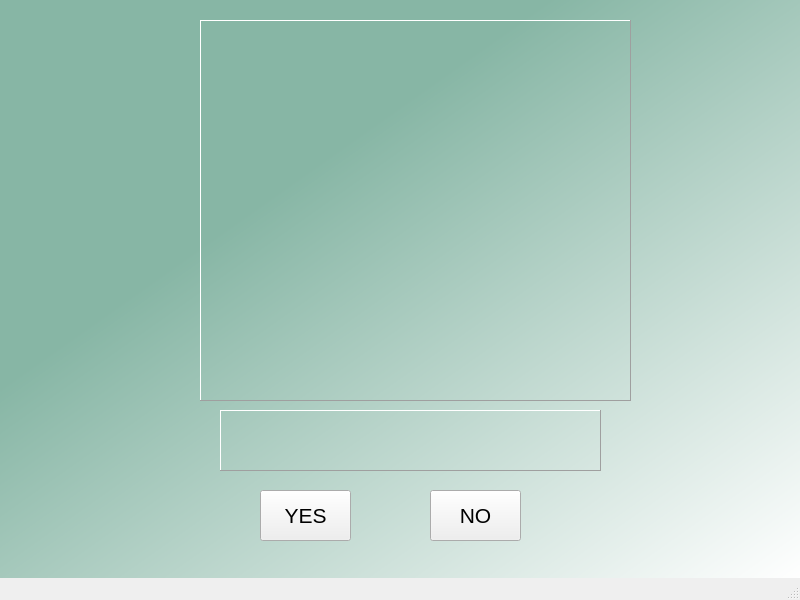
<?xml version="1.0" encoding="UTF-8"?>
<ui version="4.0">
 <class>MainWindow</class>
 <widget class="QMainWindow" name="MainWindow">
  <property name="geometry">
   <rect>
    <x>0</x>
    <y>0</y>
    <width>800</width>
    <height>600</height>
   </rect>
  </property>
  <property name="windowTitle">
   <string>MainWindow</string>
  </property>
  <property name="styleSheet">
   <string notr="true">QWidget#dwidget{background-color:qlineargradient(spread:pad, x1:0.091, y1:0.0738636, x2:1, y2:1, stop:0.278409 rgba(135, 182, 165, 255), stop:1 rgba(255, 255, 255, 255));}</string>
  </property>
  <widget class="QWidget" name="dwidget">
   <widget class="QLabel" name="imglabel">
    <property name="geometry">
     <rect>
      <x>200</x>
      <y>20</y>
      <width>431</width>
      <height>381</height>
     </rect>
    </property>
    <property name="frameShape">
     <enum>QFrame::Panel</enum>
    </property>
    <property name="frameShadow">
     <enum>QFrame::Raised</enum>
    </property>
    <property name="text">
     <string/>
    </property>
   </widget>
   <widget class="QLabel" name="questionlabel">
    <property name="geometry">
     <rect>
      <x>220</x>
      <y>410</y>
      <width>381</width>
      <height>61</height>
     </rect>
    </property>
    <property name="font">
     <font>
      <pointsize>16</pointsize>
     </font>
    </property>
    <property name="frameShape">
     <enum>QFrame::Panel</enum>
    </property>
    <property name="frameShadow">
     <enum>QFrame::Raised</enum>
    </property>
    <property name="text">
     <string/>
    </property>
   </widget>
   <widget class="QPushButton" name="yesbtn">
    <property name="geometry">
     <rect>
      <x>260</x>
      <y>490</y>
      <width>91</width>
      <height>51</height>
     </rect>
    </property>
    <property name="font">
     <font>
      <pointsize>16</pointsize>
     </font>
    </property>
    <property name="text">
     <string>YES</string>
    </property>
   </widget>
   <widget class="QPushButton" name="nobtn">
    <property name="geometry">
     <rect>
      <x>430</x>
      <y>490</y>
      <width>91</width>
      <height>51</height>
     </rect>
    </property>
    <property name="font">
     <font>
      <pointsize>16</pointsize>
     </font>
    </property>
    <property name="text">
     <string>NO</string>
    </property>
   </widget>
  </widget>
  <widget class="QMenuBar" name="menubar">
   <property name="geometry">
    <rect>
     <x>0</x>
     <y>0</y>
     <width>800</width>
     <height>21</height>
    </rect>
   </property>
  </widget>
  <widget class="QStatusBar" name="statusbar"/>
 </widget>
 <resources/>
 <connections/>
</ui>
